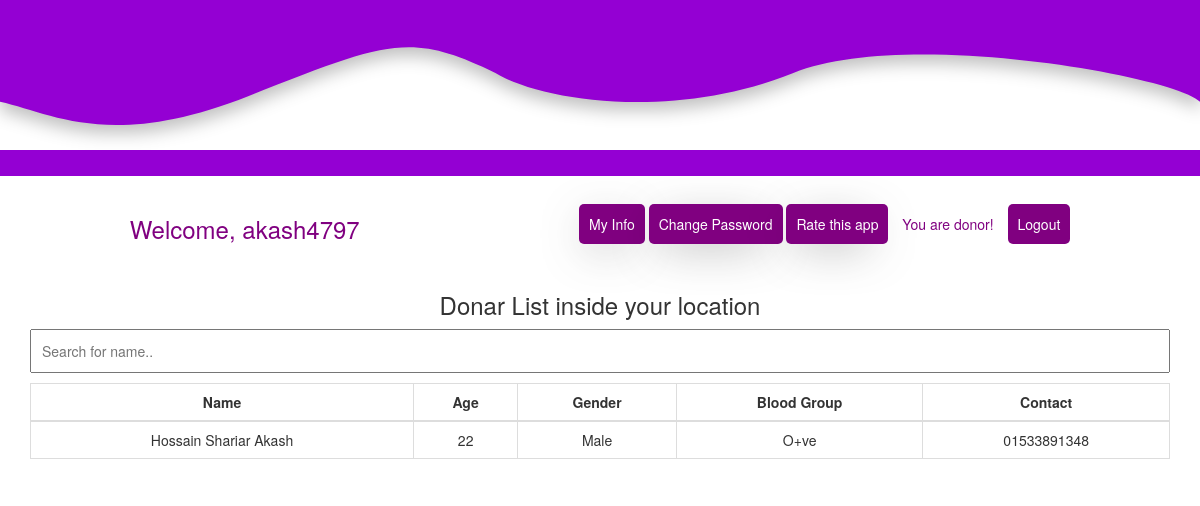
The page /home (signed in) on the database its author committed.
### tables this page shows
CREATE TABLE `user` (
  `Full Name` varchar(255) NOT NULL,
  `UserId` char(30) NOT NULL,
  `Password` varchar(255) NOT NULL,
  `Blood Group` varchar(20) NOT NULL,
  `Age` int(11) NOT NULL,
  `Gender` varchar(20) NOT NULL,
  `contact` char(30) NOT NULL,
  `Address` varchar(255) NOT NULL,
  `isdonor` tinyint(1) DEFAULT 0
);

### home/index.php (the view, shortened to what this page needs)
<?php
    $hisAddress = $_SESSION['address'];
    require("../connectiondb.php");
?>
<!DOCTYPE html>
<html lang="en">
<head>
    <link rel="stylesheet" href="https://maxcdn.bootstrapcdn.com/bootstrap/3.4.1/css/bootstrap.min.css">
</head>
<body>
    <nav>
    </nav>
    <div class="navu">
        <h3 >Welcome, <?php echo $_SESSION['userid']; ?> </h3>
         <div class="allbuttons">
         <button onclick="myinfo();">My Info</button>
         <button onclick="changepass();">Change Password</button>
         <button onclick="addReview();">Rate this app</button>
        <?php
            $userid = $_SESSION['userid'];
            $reallydonor = "SELECT isdonor FROM user WHERE userid='$userid'";
            $check1 = mysqli_query($con,$reallydonor);
            $theArray = mysqli_fetch_array($check1);
            if($theArray[0] == 1){
                echo "<span class='donor-span'>You are donor!</span>";
            }else{
                echo "<button onclick='becomeADonor();'>Become a donor</button>";
            }
        ?>
         <a class="logout" href="logout.php">Logout</a>
         </div>
    </div>
    <div class="search-box">
        <div class="container">
                <h3 style="text-align: center;">Donar List inside your location</h3>
                <div class="search-user-id">
                    <input id="search-id-input" onkeyup="searchname()" type="text" placeholder="Search for name..">
                </div>
                <table id="myTable" class="table table-bordered">
                    <th>Name</th>
                    <th>Age</th>
                    <th>Gender</th>
                    <th>Blood Group</th>
                    <th>Contact</th>
                    <tbody>
                    <?php
                            $finddonor = "SELECT * FROM user WHERE isdonor=1 AND Address='$hisAddress'";
                            $ooresult = mysqli_query($con,$finddonor);
                            if (mysqli_num_rows($ooresult) > 0) {
                                while($row = mysqli_fetch_assoc($ooresult)) {
                                  echo "<tr> <td>" . $row['Full Name'] . " </td>";
                                  echo "<td>". $row['Age'] ."</td>";
                                  echo "<td>". $row['Gender'] ."</td>";
                                  echo "<td>". $row['Blood Group'] ."</td>";
                                  echo "<td>". $row['contact'] ."</td>";
                                  echo "</tr>";
                                }
                              }
                        ?>
                    </tbody>
                </table>
        </div>
    </div>
</body>
</html>

### home/index.php (style rules this page uses)
* { margin: 0; padding: 0; box-sizing: border-box; }
table th,table td { text-align: center; }
.logout { text-decoration: none; padding: 1rem; background-color: purple; color: white; border: none; border-radius: 5px; }
button { padding: 1rem; background-color: purple; color: white; border: none; border-radius: 5px; -webkit-box-shadow: -5px 10px 47px -15px rgba(0,0,0,0.75); -moz-box-shadow: -5px 10px 47px -15px rgba(0,0,0,0.75); box-shadow: -5px 10px 47px -15px rgba(0,0,0,0.75); }
.donor-span { color: purple; padding: 1rem; border-radius: 5px; }
nav { display: flex; justify-content: space-around; align-items: flex-start; padding: 2rem; height: 176px; background-image: url("../assets/nav.svg"); background-size: contain; color: white; }
.navu { display: flex; justify-content: space-around; align-items: center; padding: 2rem; color: purple; }
.search-user-id { margin-bottom: 10px; }
.search-user-id input { padding: 10px; width: 100%; }

### rows shown on the page
user: Full Name "Hossain Shariar Akash", Age "22", Gender "Male", Blood Group "O+ve", contact "01533891348"

### other values the page prints
$_SESSION['userid'] "akash4797"
